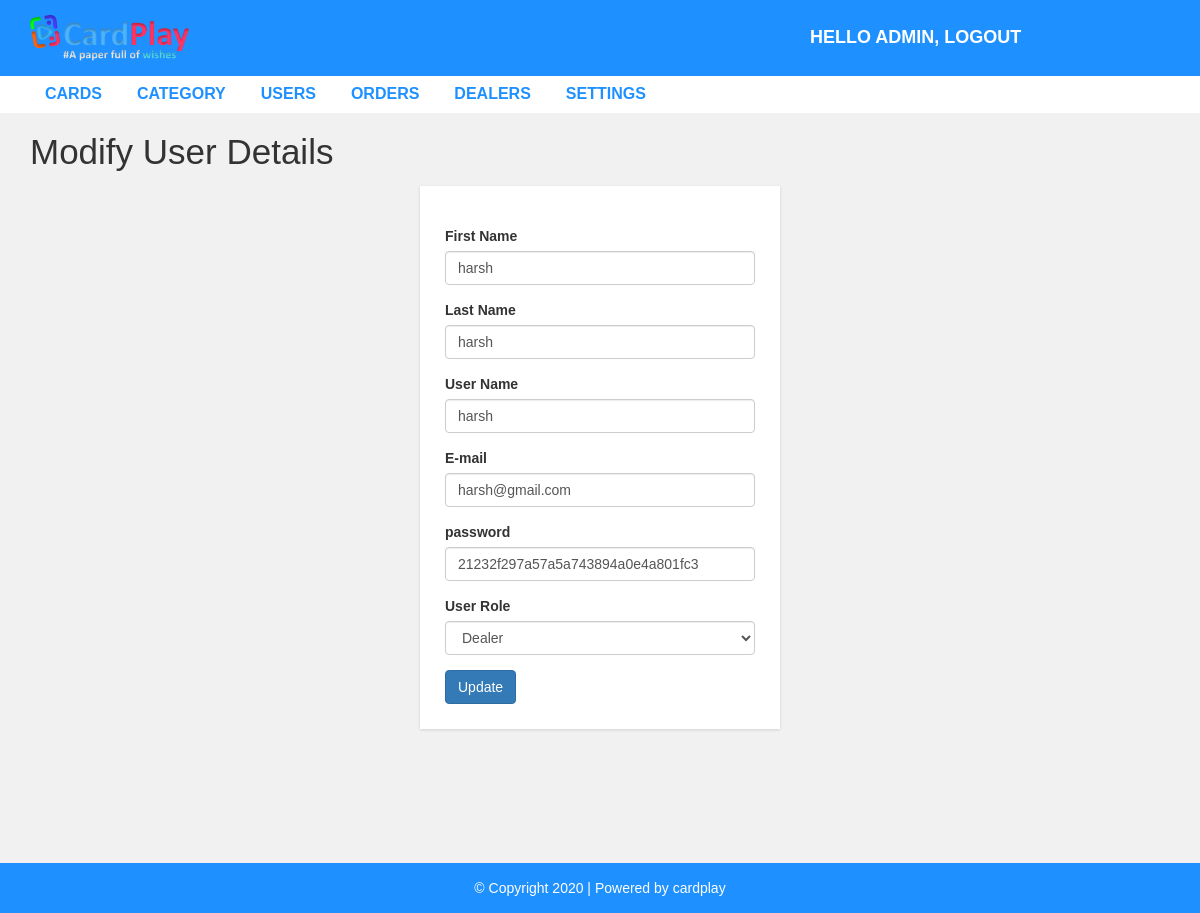
The app's page /admin/update-dealer.php?id=2 (signed in) with its own data.
### tables this page shows
CREATE TABLE `settings` (
  `id` int(255) NOT NULL,
  `site_name` varchar(255) NOT NULL,
  `logo` varchar(255) NOT NULL,
  `site_description` varchar(255) NOT NULL,
  `contact` varchar(255) NOT NULL,
  `email` varchar(255) NOT NULL,
  `location` varchar(255) NOT NULL,
  `footer_description` varchar(255) NOT NULL
);

CREATE TABLE `dealer` (
  `idDealer` int(255) NOT NULL,
  `first_name` varchar(255) NOT NULL,
  `last_name` varchar(255) NOT NULL,
  `didDealer` varchar(255) NOT NULL,
  `emailDealer` varchar(2552) NOT NULL,
  `pwdDealer` varchar(255) NOT NULL,
  `role` varchar(255) NOT NULL
);

### admin/update-dealer.php (the view, shortened to what this page needs)
<?php include "header.php";
?>
  <div id="admin-content">
      <div class="container">
          <div class="row">
              <div class="col-md-12">
                  <h1 class="admin-heading">Modify User Details</h1>
              </div>
              <div class="col-md-offset-4 col-md-4">
                <?php
                include "includes/config.php";
                $user_id = $_GET['id'];
                $sql = "SELECT * FROM dealer WHERE idDealer = {$user_id}";
                $result = mysqli_query($conn, $sql) or die("Query Failed.");
                if(mysqli_num_rows($result) > 0){
                  while($row = mysqli_fetch_assoc($result)){
                ?>
                  <form  action="<?php $_SERVER['PHP_SELF']; ?>" method ="POST">
                      <div class="form-group">
                          <label>First Name</label>
                          <input type="text" name="f_name" class="form-control" value="<?php echo $row['first_name'];  ?>" required>
                      </div>
                      <div class="form-group">
                          <label>Last Name</label>
                          <input type="text" name="l_name" class="form-control" value="<?php echo $row['last_name'];  ?>" required>
                      </div>
                      <div class="form-group">
                          <label>User Name</label>
                          <input type="text" name="username" class="form-control" value="<?php echo $row['didDealer'];  ?>" placeholder="" required>
                      </div>
                      <div class="form-group">
                          <label>E-mail</label>
                          <input type="text" name="email" class="form-control" value="<?php echo $row['emailDealer'];  ?>" placeholder="" required>
                      </div>
                      <div class="form-group">
                          <label>password</label>
                          <input type="text" name="password" class="form-control" value="<?php echo $row['pwdDealer'];  ?>" placeholder="" required>
                      </div>
                      <div class="form-group">
                          <label>User Role</label>
                          <select class="form-control" name="role" value="<?php echo $row['role']; ?>">
                            <?php
                              if($row['role'] == 1){
                                echo "<option value='0'>Dealer</option>
                                      <option value='1' selected>Admin</option>";
                              }else{
                                echo "<option value='0' selected>Dealer</option>
                                      <option value='1'>Admin</option>";
                              }
                            ?>
                          </select>
                      </div>
                      <input type="submit" name="submit" class="btn btn-primary" value="Update" required />
                  </form>
                  <?php
                }
              }
                   ?>
              </div>
          </div>
      </div>
  </div>
<?php include "footer.php"; ?>

### admin/header.php (shortened to what this page needs)
<!DOCTYPE html>
<html lang="en">
    <head>
        <link rel="stylesheet" href="css/bootstrap.min.css" />
        <link rel="stylesheet" href="css/font-awesome.css">
        <link rel="stylesheet" href="css/style.css">
    </head>
    <body>
        <div id="header-admin">
            <div class="container">
                <div class="row">
                    <?php
                    include "includes/config.php";
                    $query = "SELECT * FROM settings";
                    $queryfire = mysqli_query($conn, $query) or die("Query Failed.");
                    if(mysqli_num_rows($queryfire) > 0){
                      while($row = mysqli_fetch_assoc($queryfire)) {
                    ?>
                    <div class="col-md-2">
                        <a href="cards.php"><img class="logo" src="images/<?php echo $row['logo'];?>"></a>
                    </div>
                    <?php
                            }
                        }
                    ?>
                    <div class="col-md-offset-6  col-md-4">
                        <a href="logout.php" class="admin-logout">Hello <?php echo $_SESSION["username"]; ?>, logout</a>
                    </div>
                </div>
            </div>
        </div>
        <div id="admin-menubar">
            <div class="container">
                <div class="row">
                    <div class="col-md-12">
                       <ul class="admin-menu">
                            <li>
                                <a href="cards.php">Cards</a>
                            </li>
                            <?php
                              if($_SESSION["user_role"] == '1'){
                            ?>
                            <li>
                                <a href="category.php">Category</a>
                            </li>
                            <li>
                                <a href="users.php">Users</a>
                            </li>
                            <li>
                                <a href="orders.php">Orders</a>
                            </li>
                            <li>
                                <a href="dealers.php">Dealers</a>
                            </li>
                            <li>
                                <a href="settings.php">Settings</a>
                            </li>
                            <?php
                              }
                            ?>
                        </ul>
                    </div>
                </div>
            </div>
        </div>

### admin/css/style.css (style rules this page uses)
body { background: #f1f1f1; font-family: sans-serif,arial,Helvetica; }
a, a:hover, a:focus { text-decoration: none; outline: none; }
ul { margin:0; padding:0; list-style:none; }
img.logo { width: 100%; height: auto; display: block; }
#header-admin { background-color: #1E90FF; padding: 15px 0; }
#header-admin .admin-logout { margin: 10px 0; color: #fff; font-size: 18px; font-weight: 600; text-transform: uppercase; display: inline-block; }
#admin-menubar { background-color: #fff; }
#admin-menubar .admin-menu { font-size: 0; }
#admin-menubar .admin-menu li { display: inline-block; margin: 0 5px 0 0; }
#admin-menubar .admin-menu li a { color: #1E90FF; font-size: 16px; font-weight: 600; text-transform: uppercase; padding: 7px 15px; display: block; transition: all 0.3s; }
#admin-content { padding: 20px 0; min-height: 750px; }
#admin-content .admin-heading { font-size: 35px; margin: 0 0 15px; }
form { background: #fff; padding: 25px; box-shadow:0 1px 3px rgba(0, 0, 0, 0.13); }

### records on screen
settings: logo (picture)
dealer: f_name "harsh", l_name "harsh", username "harsh", email "harsh@gmail.com", password "21232f297a57a5a743894a0e4a801fc3", role "Dealer"

### other values on screen
$_SESSION["username"] "ADMIN"
